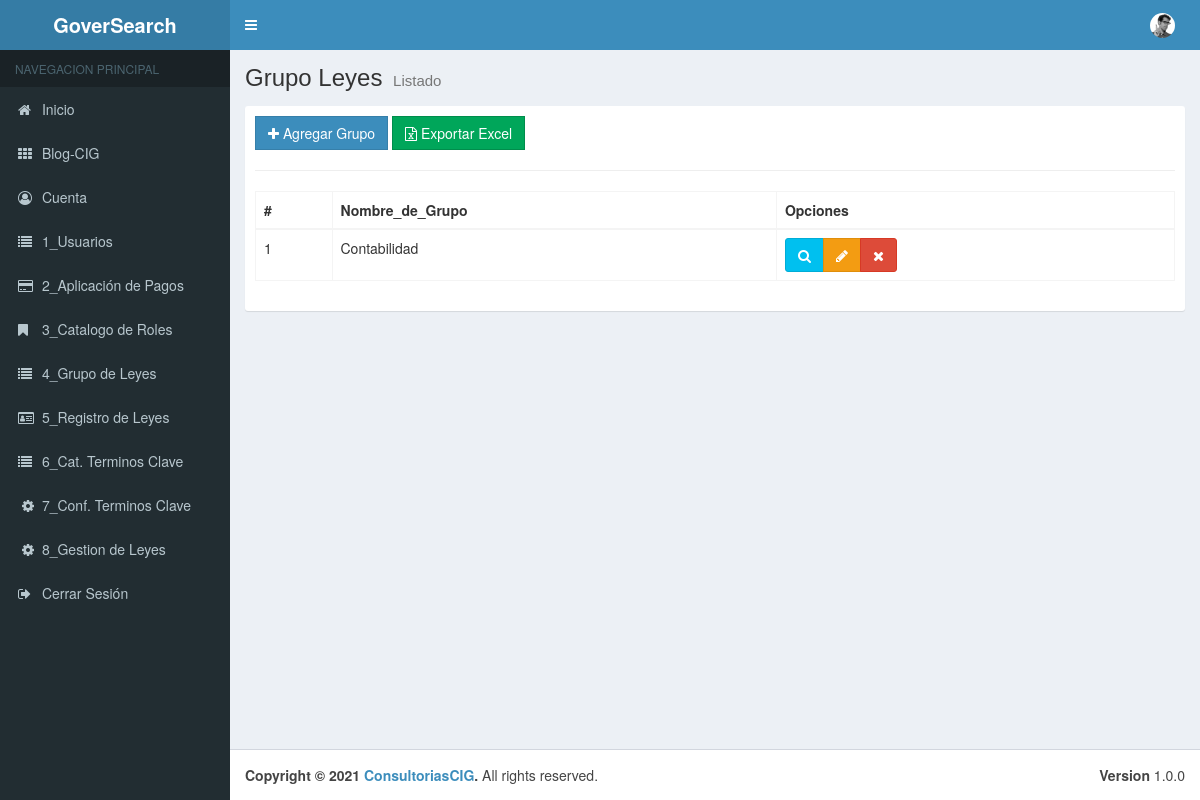
Page /00_Menu/cGrupo_Leyes on the earlier database version.
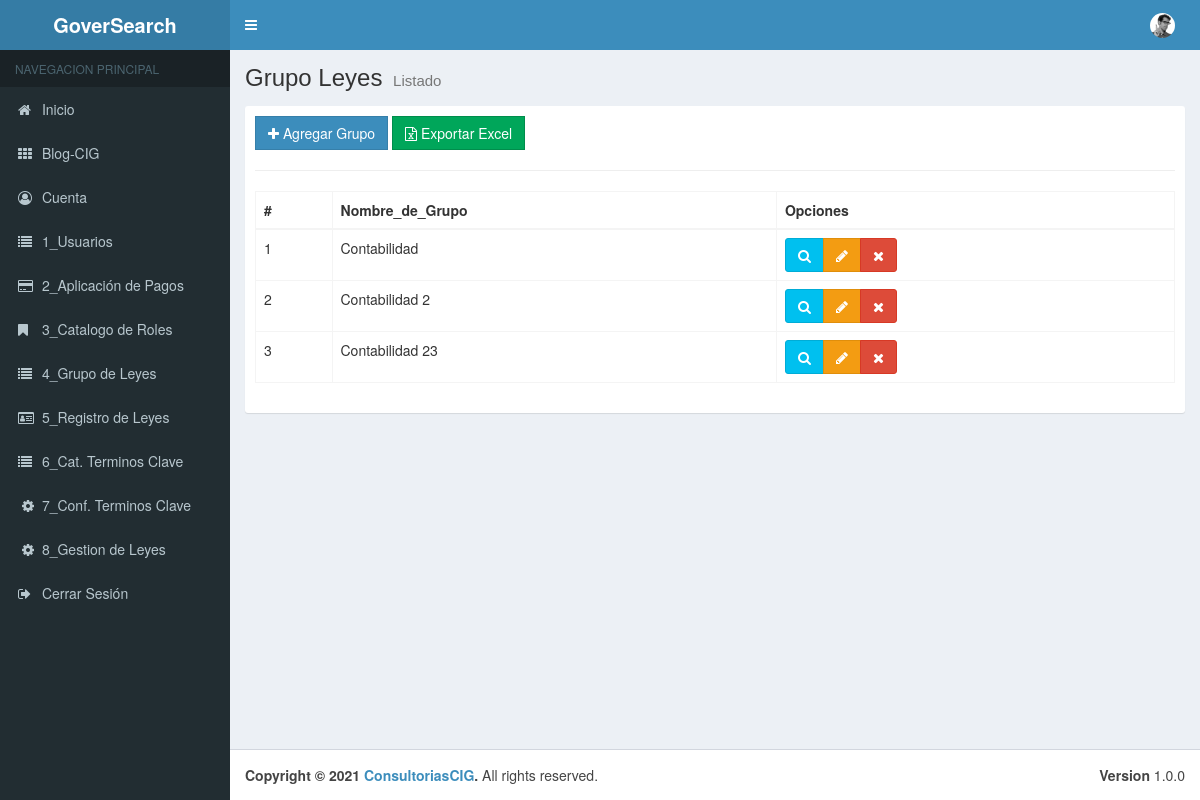
Same page on the later database version.
### tables this page shows
CREATE TABLE `tbl_gpo_leyes` (
  `pk_Gpo_Ley` int(11) NOT NULL,
  `Nombre_de_Grupo` varchar(50) NOT NULL,
  `Estado` bit(1) NOT NULL
);

### application/controllers/00_Menu/cGrupo_Leyes.php (called while the page is built, shortened)
<?php
class cGrupo_Leyes extends CI_Controller {
	public function __construct(){
		$this->load->model("Grupo_Leyes_Model");
	}
	public function index()
	{
		$data = array(
			'gpleyes' =>$this->Grupo_Leyes_Model->getGrupo_Model(),
	   );
		$this->load->view("layouts/header");
		$this->load->view("layouts/aside");
		$this->load->view("admin/01_Menu/vGrupo_Leyes/list", $data);
		$this->load->view("layouts/footer");
	}
}

### index.php (called while the page is built, shortened)
<?php
require_once BASEPATH.'core/CodeIgniter.php';

### application/models/Grupo_Leyes_Model.php (called while the page is built, shortened)
<?php
class Grupo_Leyes_Model extends CI_Model {
    public function getGrupo_Model(){
        $this->db->where("Estado","1");
        $resultados = $this->db->get("tbl_gpo_leyes");
        return $resultados->result();
    }
}

### application/views/admin/01_Menu/vGrupo_Leyes/list.php (the view, shortened to what this page needs)
<div class="content-wrapper">
    <section class="content-header">
        <h1>
        Grupo Leyes
        <small>Listado</small>
        </h1>
    </section>
    <section class="content">
        <div class="box box-solid">
            <div class="box-body">
                <div class="row">
                    <div class="col-md-12">
                        <a href="<?php echo base_url();?>00_Menu/cGrupo_Leyes/add" class="btn btn-primary btn-flat"><span class="fa fa-plus"></span> Agregar Grupo</a>
                        <a href="<?php echo base_url();?>00_Menu/cReg_Leyes/add" class="btn btn-success btn-flat"><span class="fa fa-file-excel-o"></span> Exportar Excel</a>
                    </div>
                </div>
                <hr>
                <div class="row">
                    <div class="col-md-12">
                        <table id="example1" class="table table-bordered table-hover">
                            <thead>
                            <tr>
                                <th>#</th>
                                <th>Nombre_de_Grupo</th>
                                <th>Opciones</th>
                                </tr>
                            </thead>
                            <tbody>
                                <?php if(!empty($gpleyes)):?>
                                    <?php foreach($gpleyes as $gpley):?>
                                        <tr>
                                            <td><?php echo $gpley->pk_Gpo_Ley;?></td>
                                            <td><?php echo $gpley->Nombre_de_Grupo;?></td>
                                            <td>
                                                <div class="btn-group">
                                                    <button type="button" class="btn btn-info btn-view" data-toggle="modal" data-target="#modal-default" value="<?php echo $gpley->pk_Gpo_Ley;?>">
                                                        <span class="fa fa-search"></span>
                                                    </button>
                                                    <a href="<?php echo base_url();?>00_Menu/cGrupo_Leyes/edit/<?php echo $gpley->pk_Gpo_Ley;?>" class="btn btn-warning"><span class="fa fa-pencil"></span></a>
                                                    <a href="<?php echo base_url();?>00_Menu/cGrupo_Leyes/delete/<?php echo $gpley->pk_Gpo_Ley;?>" class="btn btn-danger btn-remove"><span class="fa fa-remove"></span></a>
                                                </div>
                                            </td>
                                        </tr>
                                    <?php endforeach;?>
                                <?php endif;?>
                            </tbody>
                        </table>
                    </div>
                </div>
            </div>
        </div>
    </section>
</div>

### application/views/layouts/header.php (shortened to what this page needs)
<!DOCTYPE html>
<html lang="es">
<head>
    <link rel="stylesheet" href="<?php echo base_url();?>assets/template/bootstrap/css/bootstrap.min.css">
    <link rel="stylesheet" href="<?php echo base_url();?>assets/template/datatables.net-bs/css/dataTables.bootstrap.min.css">
    <link rel="stylesheet" href="<?php echo base_url();?>assets/template/font-awesome/css/font-awesome.min.css">
    <link rel="stylesheet" href="<?php echo base_url();?>assets/template/dist/css/AdminLTE.min.css">
    <link rel="stylesheet" href="<?php echo base_url();?>assets/template/dist/css/skins/_all-skins.min.css">
</head>
<body class="hold-transition skin-blue sidebar-mini">
    <div class="wrapper">
        <header class="main-header">
            <a href="<?php echo base_url();?>" class="logo">
                <span class="logo-lg"><b>GoverSearch</b></span>
            </a>
            <nav class="navbar navbar-static-top">
                <a href="#" class="sidebar-toggle" data-toggle="push-menu" role="button">
                </a>
                <div class="navbar-custom-menu">
                    <ul class="nav navbar-nav">
                        <li class="dropdown user user-menu">
                            <a href="#" class="dropdown-toggle" data-toggle="dropdown">
                                <img src="<?php echo base_url()?>assets/template/dist/img/user2-160x160.jpg" class="user-image" alt="User Image">
                            </a>
                        </li>
                    </ul>
                </div>
            </nav>
        </header>

### application/views/layouts/aside.php
<aside class="main-sidebar">
    <section class="sidebar">
        <ul class="sidebar-menu" data-widget="tree">
            <li class="header">NAVEGACION PRINCIPAL</li>
            <li>
                <a href="<?php echo base_url();?>">
                    <i class="fa fa-home"></i> <span>Inicio</span>
                </a>
            </li>
                <li class="treeview">
                    <li>
                        <a href="<?php echo base_url();?>00_Menu/cBlog"><i class="fa fa-th"></i> <span>Blog-CIG</span>
                        </a>
                    </li>
                </li>
                <li class="treeview">
                    <li>
                    <a href="<?php echo base_url();?>00_Menu/cCuenta"><i class="fa fa-user-circle-o"></i> Cuenta</a>
                    </li>
                </li>
            <li class="treeview">
                    <li>
                    <a href="<?php echo base_url();?>00_Menu/cUsuarios"><i class="fa fa-list"></i> 1_Usuarios</a>
                    </li>
                </li>
            <li class="treeview">
                    <li>
                    <a href="<?php echo base_url();?>00_Menu/cPagos"><i class="fa fa-credit-card"></i> 2_Aplicación de Pagos</a>
                    </li>
                </li>
            <li class="treeview">
                    <li>
                    <a href="<?php echo base_url();?>00_Menu/cRoles"><i class="fa fa-bookmark"></i> 3_Catalogo de Roles</a>
                    </li>
                </li>
            <li class="treeview">
                    <li>
                    <a href="<?php echo base_url();?>00_Menu/cGrupo_Leyes"><i class="fa fa-list"></i> 4_Grupo de Leyes</a>
                    </li>
                </li>
            <li class="treeview">
                    <li>
                    <a href="<?php echo base_url();?>00_Menu/cReg_Leyes"><i class="fa fa-id-card-o"></i> 5_Registro de Leyes</a>
                    </li>
                </li>
            <li class="treeview">
                    <li>
                    <a href="<?php echo base_url();?>00_Menu/cCat_Clave"><i class="fa fa-list"></i> 6_Cat. Terminos Clave</a>
                    </li>
                </li>
            <li class="treeview">
                    <li>
                    <a href="<?php echo base_url();?>00_Menu/cTer_Clave"><i class="fa fa-cog fa-spin fa-fw"></i> 7_Conf. Terminos Clave</a>
                    </li>
                </li>
            <li class="treeview">
                    <li>
                    <a href="<?php echo base_url();?>00_Menu/cTer_Clave"><i class="fa fa-cog fa-spin fa-fw"></i> 8_Gestion de Leyes</a>
                    </li>
                </li>
            <li class="treeview">
                    <li>
                    <a href="<?php echo base_url();?>auth/logout"><i class="fa fa-sign-out"></i> Cerrar Sesión</a>
                    </li>
                </li>
        </ul>
    </section>
</aside>

### application/views/layouts/footer.php (shortened to what this page needs)
<footer class="main-footer">
            <div class="pull-right hidden-xs">
                <b>Version</b> 1.0.0
            </div>
            <strong>Copyright &copy; 2021 <a href="https://consultorescig.mx/">ConsultoriasCIG</a>.</strong> All rights
            reserved.
        </footer>
    </div>
</body>
</html>

Differences in the rows shown:
added tbl_gpo_leyes: pk_Gpo_Ley "2", Nombre_de_Grupo "Contabilidad 2"
added tbl_gpo_leyes: pk_Gpo_Ley "3", Nombre_de_Grupo "Contabilidad 23"
